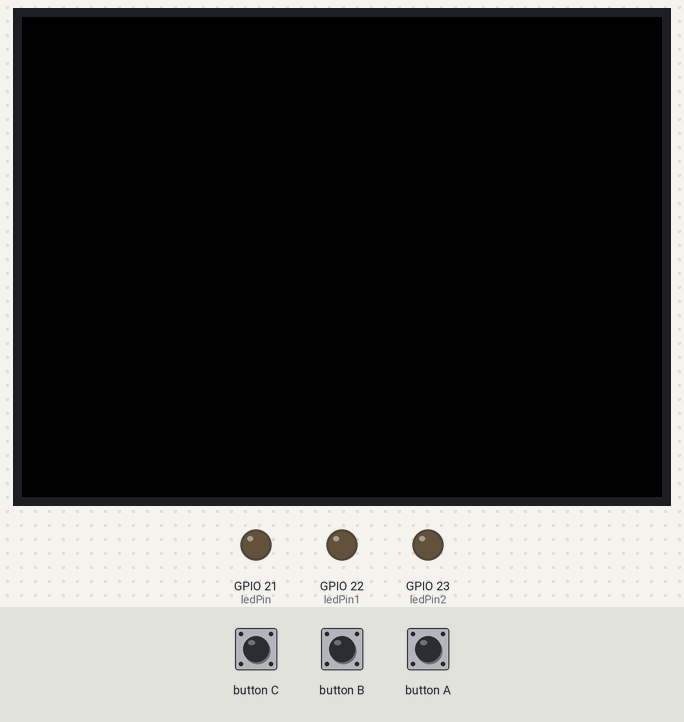
Bench run of a sketch on a simulated ESP32. Parts: 320×240 colour display, output pins drawn as LEDs (lit = HIGH). Inputs (shaded band) come from the test bench.

Above: at 1.3 s.
1.4 s: button B pressed for 0.15 s
At 1.7 s:
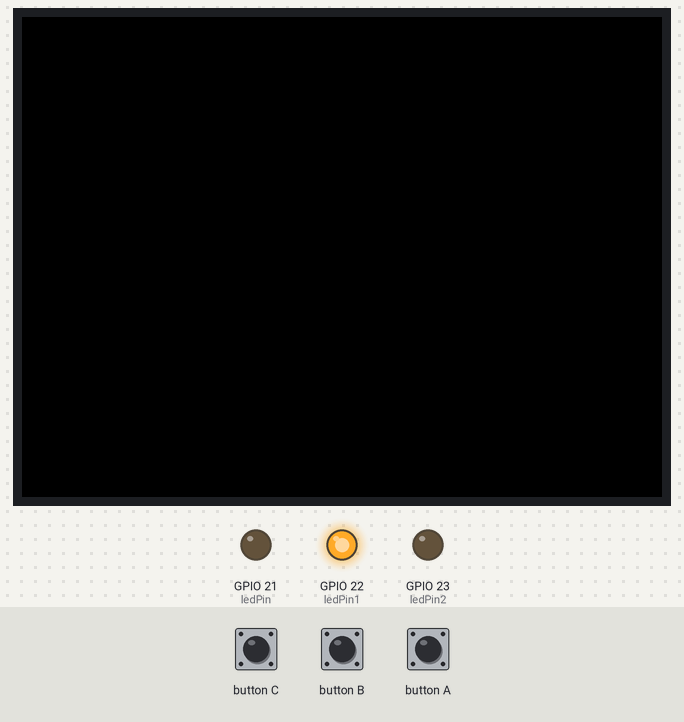
3.0 s: button A pressed for 0.15 s
At 4.1 s:
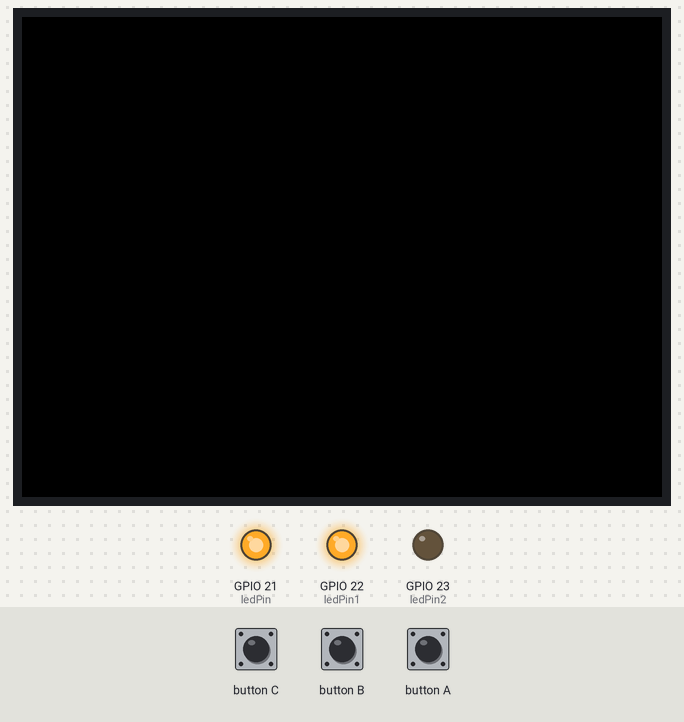
4.6 s: button B pressed for 1 s
At 5.3 s:
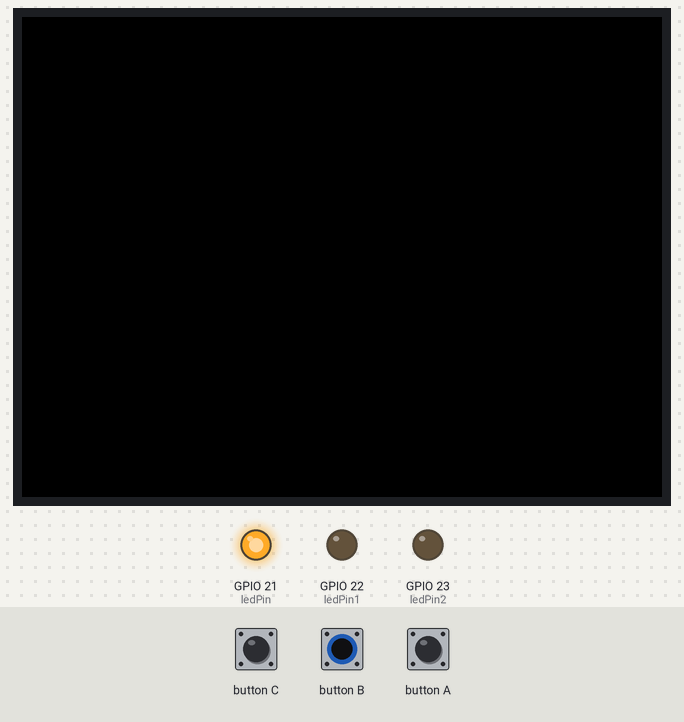
7.1 s: button B pressed for 3.2 s
At 8.5 s:
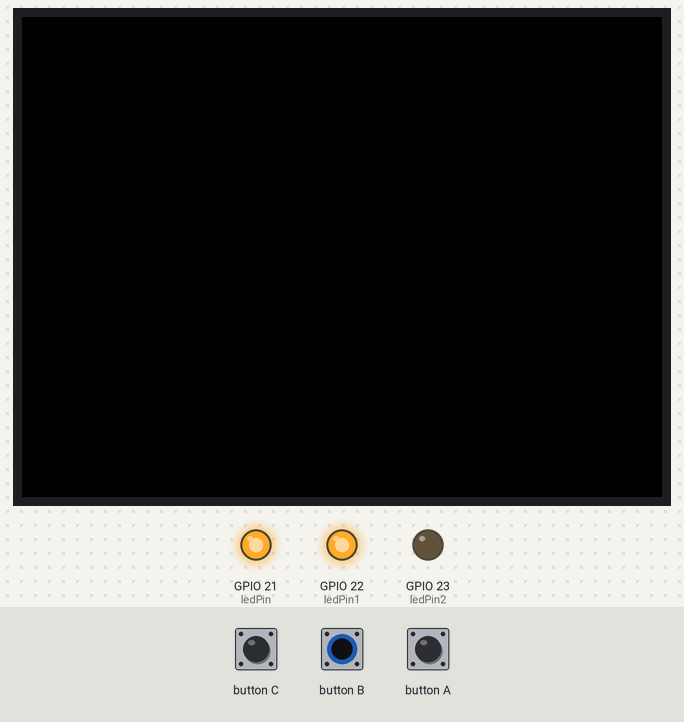
11.8 s: button A pressed for 1 s
At 13.2 s:
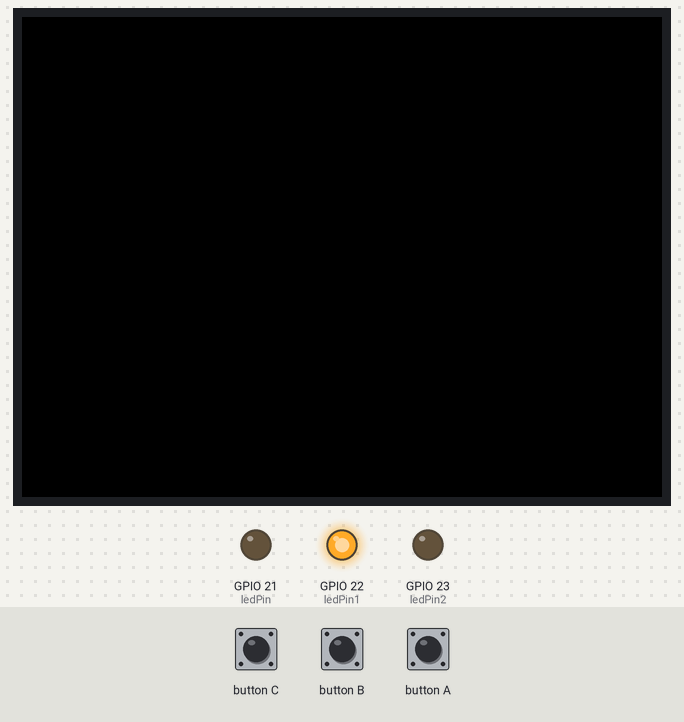
Timing chart, 0 to 14.8 s (numbered marks = the images above; inputs shaded):
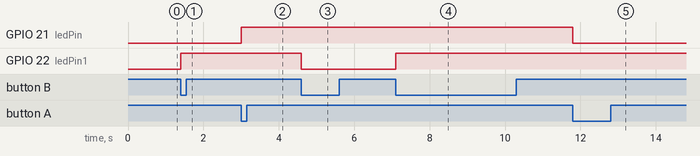

The sketch:

lab_2_4.ino
```cpp
#include <M5Stack.h>
int ledPin = 21;
int ledPin1 = 22;
int ledPin2 = 23;
int ledState = LOW;
int ledState1 = LOW;
void setup() {
  M5.begin();
  pinMode(ledPin, OUTPUT);
  pinMode(ledPin1, OUTPUT);
  pinMode(ledPin2, OUTPUT);
  digitalWrite(ledPin, ledState);
  digitalWrite(ledPin1, ledState1);
  digitalWrite(ledPin2, LOW);
}
void loop() {
  M5.update();  // read the press state of the key
  if (M5.BtnA.wasPressed()) {
    ledState = !ledState;
    digitalWrite(ledPin, ledState);
  } else if (M5.BtnB.wasPressed()) {
    ledState1 = !ledState1;
    digitalWrite(ledPin1, ledState1);
  }
}
```

Measured:
- after the input at 1.4 s, GPIO 22 (ledPin1): LOW → HIGH at once
- after the input at 3.0 s, GPIO 21 (ledPin): LOW → HIGH at once
- after the input at 4.6 s, GPIO 22 (ledPin1): HIGH → LOW at once
- after the input at 7.1 s, GPIO 22 (ledPin1): LOW → HIGH at once
- after the input at 11.8 s, GPIO 21 (ledPin): HIGH → LOW at once
